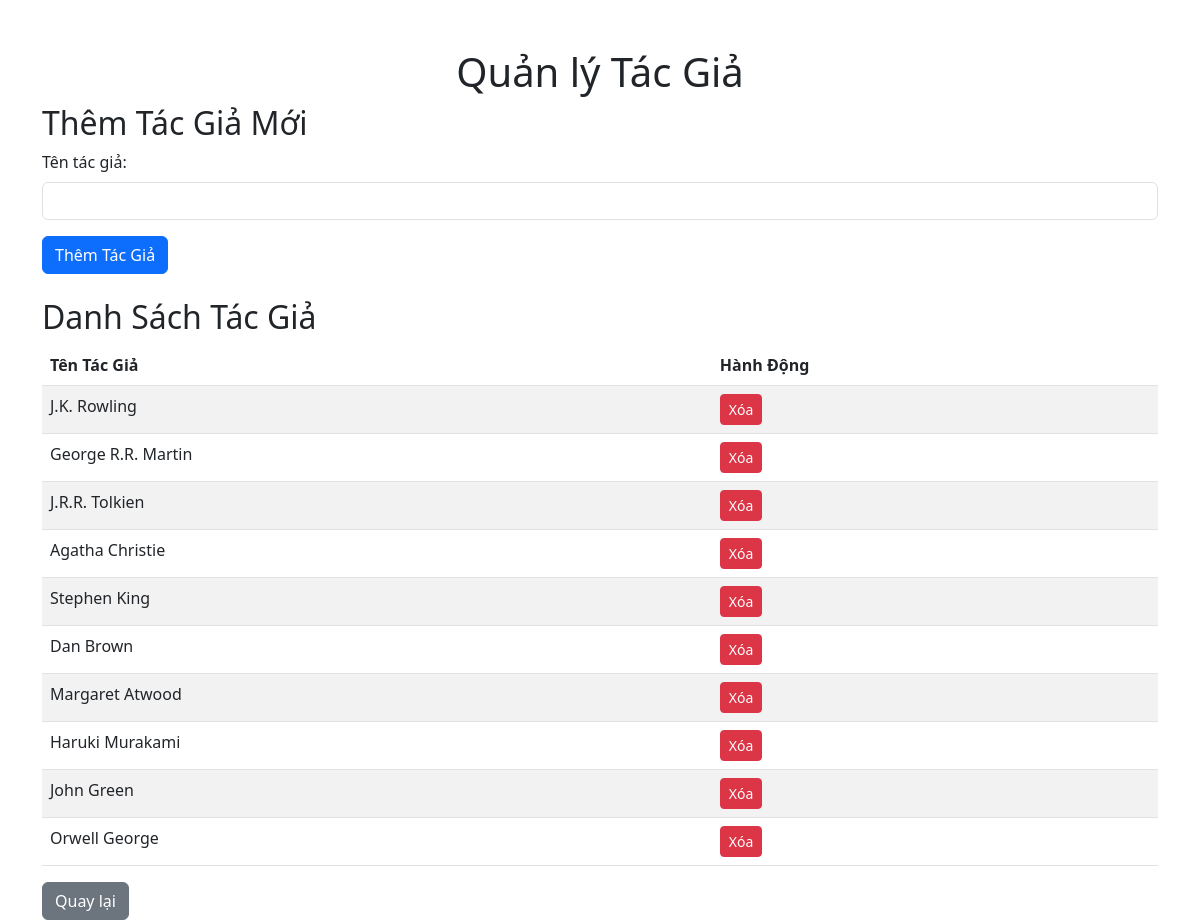
The app's page /addAuthor.php with its own data.
### tables this page shows
CREATE TABLE TacGia (
    id INT PRIMARY KEY AUTO_INCREMENT,
    author_name VARCHAR(255) NOT NULL,
    book_numbers INT
);

### src/addAuthor.php (the view, shortened to what this page needs)
<?php
include 'Data_connect.php';
$sql = "SELECT * FROM TacGia";
$result = $conn->query($sql);
?>
<!DOCTYPE html>
<html lang="en">
<head>
    <link href="https://cdn.jsdelivr.net/npm/bootstrap@5.3.0/dist/css/bootstrap.min.css" rel="stylesheet">
</head>
<body>
    <div class="container mt-5">
        <h1 class="text-center">Quản lý Tác Giả</h1>
        <div class="mb-4">
            <h2>Thêm Tác Giả Mới</h2>
            <form method="post" action="addAuthor.php">
                <div class="mb-3">
                    <label for="author_name" class="form-label">Tên tác giả:</label>
                    <input type="text" id="author_name" name="author_name" class="form-control" required>
                </div>
                <button type="submit" name="add" class="btn btn-primary">Thêm Tác Giả</button>
            </form>
        </div>
        <h2>Danh Sách Tác Giả</h2>
        <table class="table table-striped">
            <thead>
                <tr>
                    <th>Tên Tác Giả</th>
                    <th>Hành Động</th>
                </tr>
            </thead>
            <tbody>
                <?php while ($row = $result->fetch_assoc()): ?>
                    <tr>
                        <td><?php echo $row['author_name']; ?></td>
                        <td>
                            <a href="addAuthor.php?delete=<?php echo $row['id']; ?>" class="btn btn-danger btn-sm" onclick="return confirm('Bạn có chắc chắn muốn xóa tác giả này?');">Xóa</a>
                        </td>
                    </tr>
                <?php endwhile; ?>
            </tbody>
        </table>
        <a href="index.php" class="btn btn-secondary">Quay lại</a>
    </div>
</body>
</html>

### records on screen
tacgia: author_name "J.K. Rowling"
tacgia: author_name "George R.R. Martin"
tacgia: author_name "J.R.R. Tolkien"
tacgia: author_name "Agatha Christie"
tacgia: author_name "Stephen King"
tacgia: author_name "Dan Brown"
tacgia: author_name "Margaret Atwood"
tacgia: author_name "Haruki Murakami"
tacgia: author_name "John Green"
tacgia: author_name "Orwell George"
